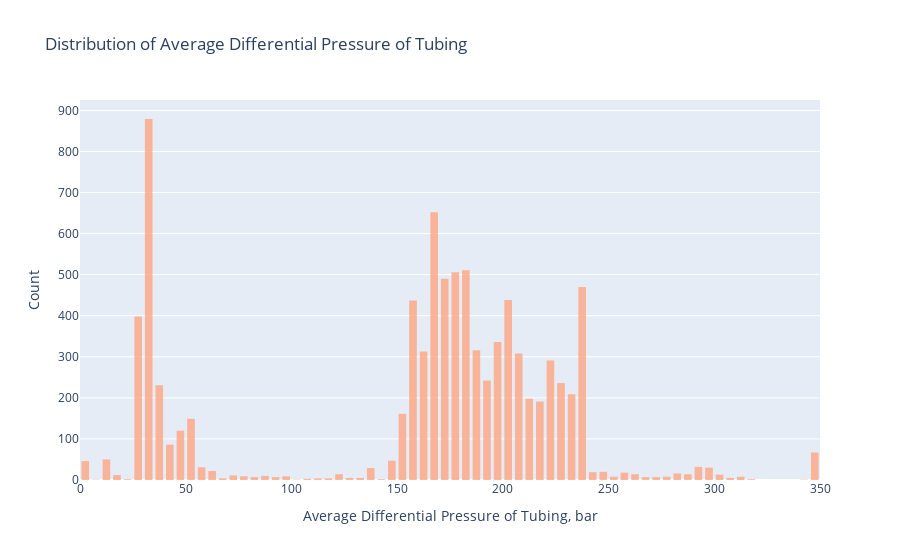

Write notebook code for a chart like this one.
### Code cell
differential_pressure = volve_production_producing['AVG_DP_TUBING'].dropna().drop(volve_production_producing[volve_production_producing['AVG_DP_TUBING'] == 0].index)
histogram_trace = go.Histogram(x=differential_pressure)
fig = go.Figure(data=[histogram_trace])
fig.update_layout(title='Distribution of Average Differential Pressure of Tubing',
                   xaxis_title='Average Differential Pressure of Tubing, bar',
                   yaxis_title='Count',
                   bargap=0.1,
                   bargroupgap=0.2)
fig.update_traces(marker_color='#FFA07A', opacity=0.75)
fig.show()

### Figure 1 — Plotly figure (JSON) as saved in the notebook; plotly's stock layout.template omitted (floating-point values rounded to 4 significant figures; data arrays with more than 128 entries replaced by an {"elided": "..."} marker saying what was removed)
{"data": [{"marker": {"color": "#FFA07A"}, "opacity": 0.75, "type": "histogram", "x": {"elided": "8792 float values"}}], "layout": {"bargap": 0.1, "bargroupgap": 0.2, "title": {"text": "Distribution of Average Differential Pressure of Tubing"}, "xaxis": {"title": {"text": "Average Differential Pressure of Tubing, bar"}}, "yaxis": {"title": {"text": "Count"}}}}
